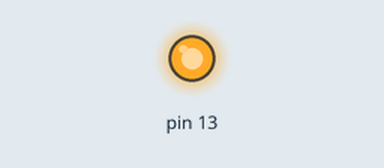
Recording of a sketch running on a simulated Arduino Uno, built with avr-gcc and run on an emulated ATmega328P. Parts: output pins drawn as LEDs (lit = HIGH).

Above: at 1.5 s.
At 6.37 s:
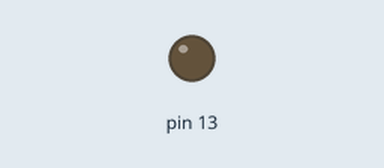
Timing chart, 0 to 7.5 s (numbered marks = the images above):
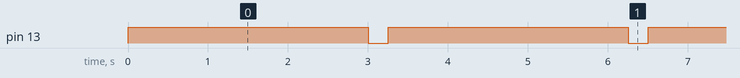

The sketch:

prjLED13.ino
```cpp
void setup() {
  pinMode(13,OUTPUT);
}

void loop (){
      digitalWrite(13,HIGH);
      delay(3000);
      digitalWrite(13,LOW);
      delay(250);
}
```

Measured:
- by itself, pin 13: alternates HIGH for 3.0 s and LOW for 0.25 s
